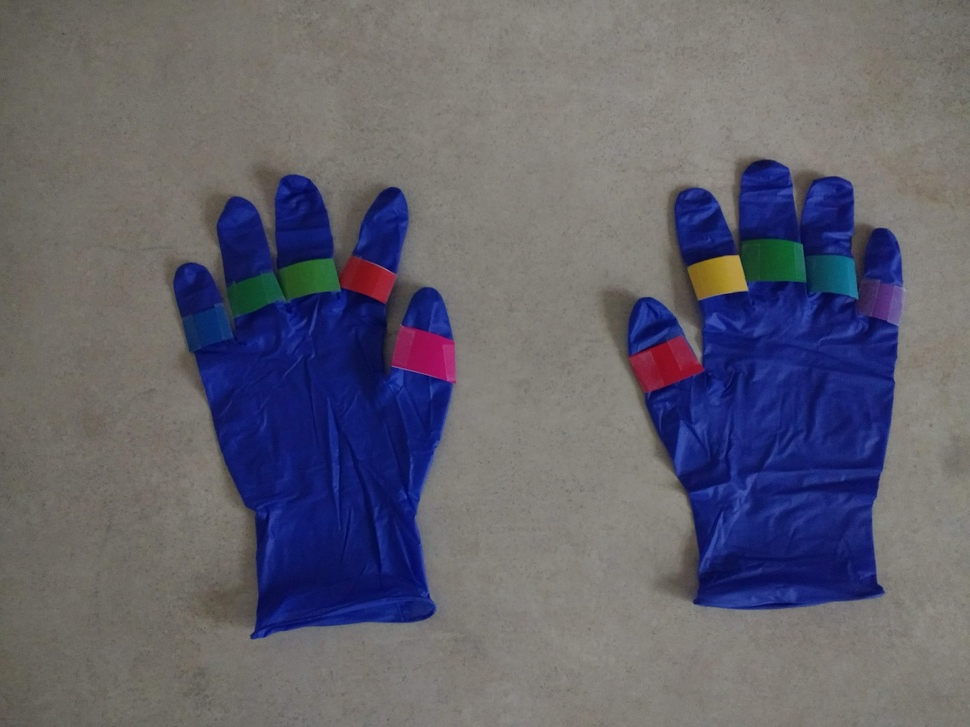
#> input picture Color Tracking/test_image.jpg, 970 x 727 px, shrunk from 4160 x 3120 before the run, given in place of test_video.mp4, which was not available
$ jupyter execute 'Colorspace Test Run (Video).ipynb'
#> lines starting #> are read from the running program, lines starting #| are printed output that depends on the picture; after the words box and inside, x2 and y2 are one past the last pixel; in counts of white or black regions, pixels touching at a corner belong together; pictures that were not available may be replaced by others from this repository, and a replacement may not be noted
[cell 1]
import cv2
import numpy as np

cap = cv2.VideoCapture('test_video.mp4')

if (cap.isOpened()== False):
  print("Error opening video stream or file")

while(cap.isOpened()):

    ret, frame = cap.read()
#> frame is the input picture: shape (727, 970, 3); mean B, G, R 110.3, 97.8, 98.9


    hsv = cv2.cvtColor(frame, cv2.COLOR_BGR2HSV)
#> hsv: shape (727, 970, 3); mean H, S, V 45.1, 67.9, 119.2


    lower_range1 = np.array([0,0,0])
    upper_range1 = np.array([115,255,255])

    lower_range2 = np.array([130,0, 0])
    upper_range2 = np.array([178, 255, 255])
    mask1 = cv2.inRange(hsv, lower_range1, upper_range1)
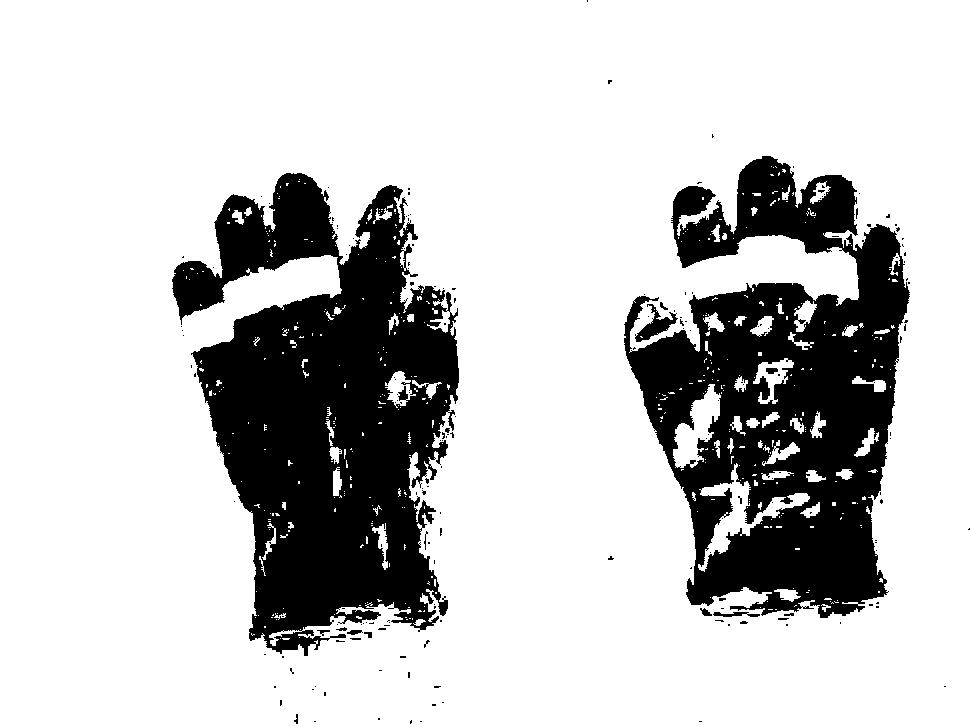
#> mask1: shape (727, 970); 78.2% white; 193 black regions (177 under 20 px), largest, box (x1, y1, x2, y2) and area: (172, 173, 459, 656) 80243, (624, 156, 910, 618) 71291, (635, 304, 678, 342) 564


    mask2 = cv2.inRange(hsv, lower_range2, upper_range2)
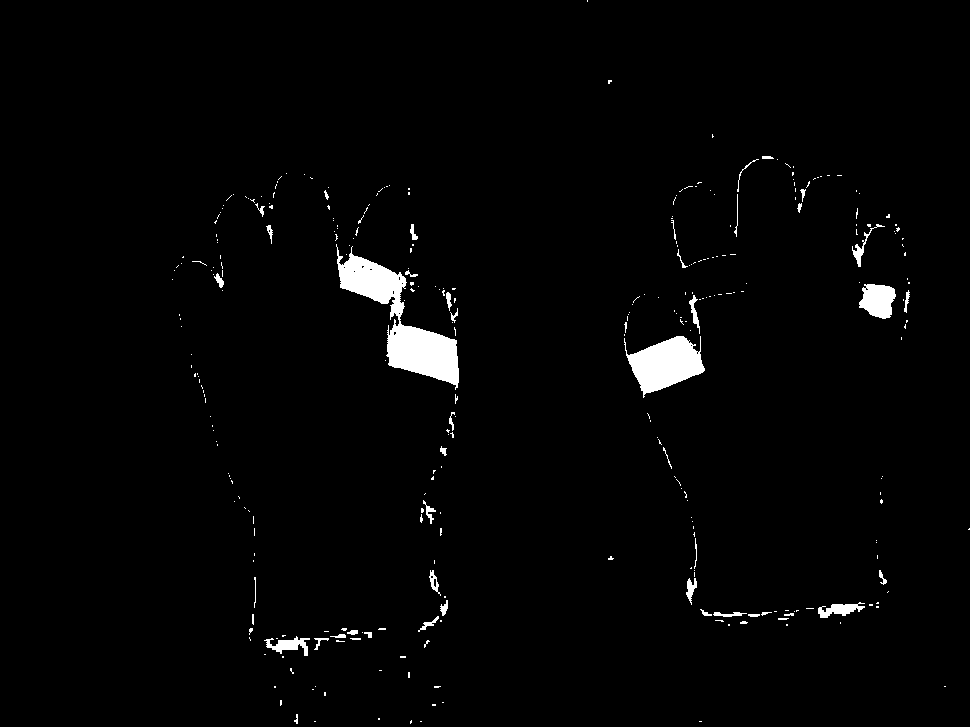
#> mask2: shape (727, 970); 1.9% white; 324 white regions (277 under 20 px), largest, box (x1, y1, x2, y2) and area: (336, 244, 459, 390) 5480, (624, 336, 705, 398) 2866, (859, 284, 896, 319) 945
    mask = mask1 + mask2
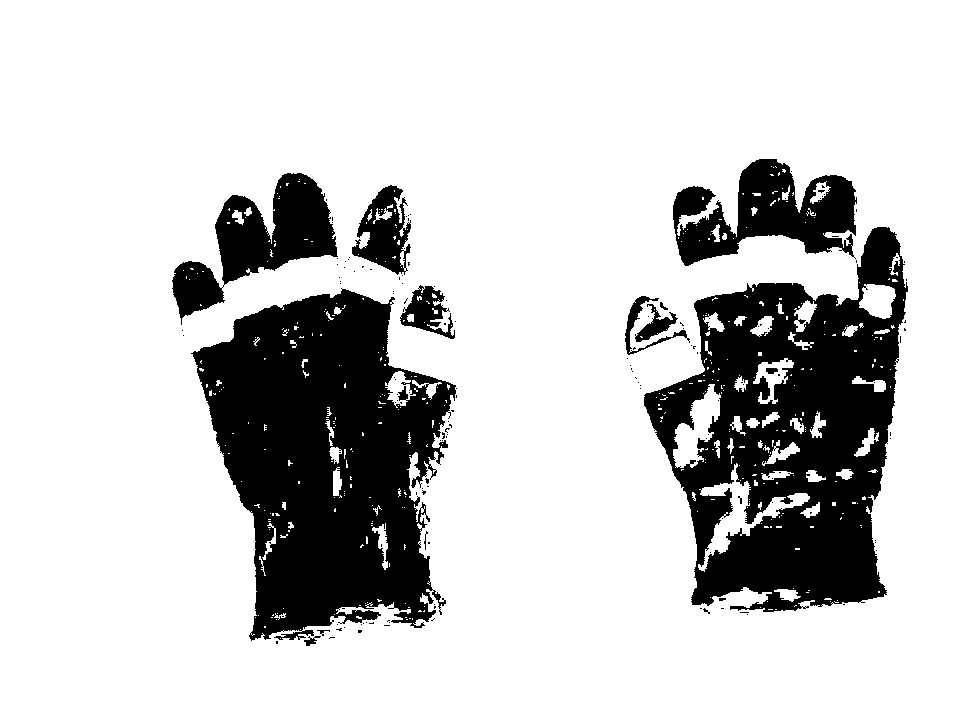
#> mask: shape (727, 970); 80.2% white; 154 black regions (141 under 20 px), largest, box (x1, y1, x2, y2) and area: (191, 288, 456, 641) 58550, (644, 227, 908, 612) 54668, (673, 159, 857, 266) 10525


    res = cv2.bitwise_and(frame,frame, mask= mask)
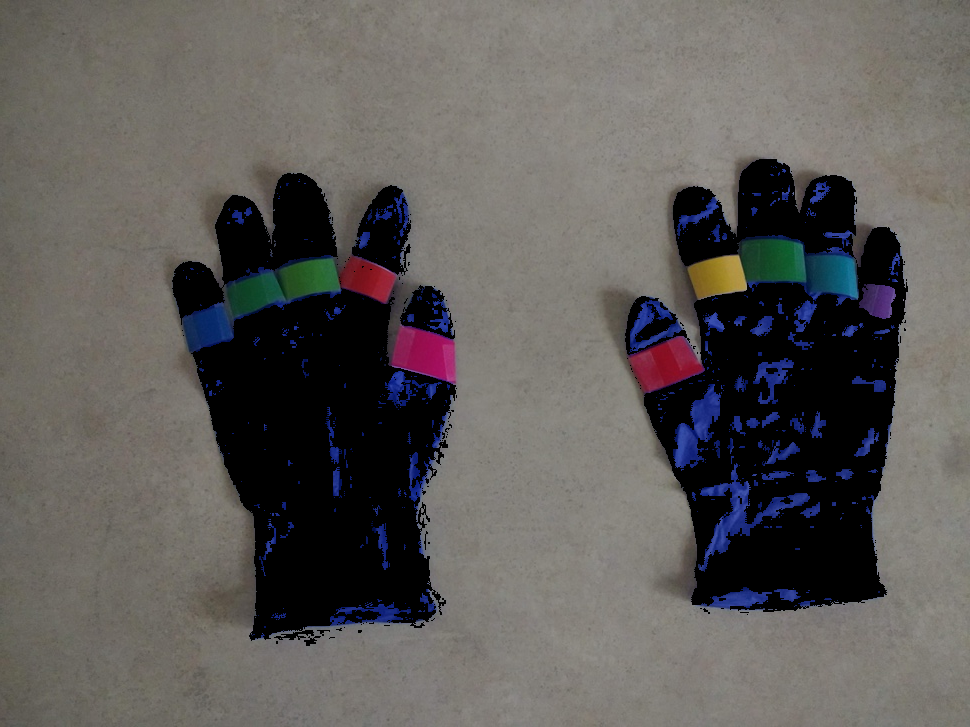
#> res: shape (727, 970, 3); mean B, G, R 89.6, 91.8, 94.7

    if ret == True:
        cv2.namedWindow('frame', cv2.WINDOW_NORMAL)
        cv2.imshow('frame',frame)
        cv2.namedWindow('mask', cv2.WINDOW_NORMAL)
        cv2.imshow('mask',mask)
        cv2.namedWindow('res', cv2.WINDOW_NORMAL)
        cv2.imshow('res',res)

        if cv2.waitKey(25) & 0xFF == ord('q'):
#> (key q is pressed here)
            break
    else:
        break

cap.release()
cv2.destroyAllWindows()
